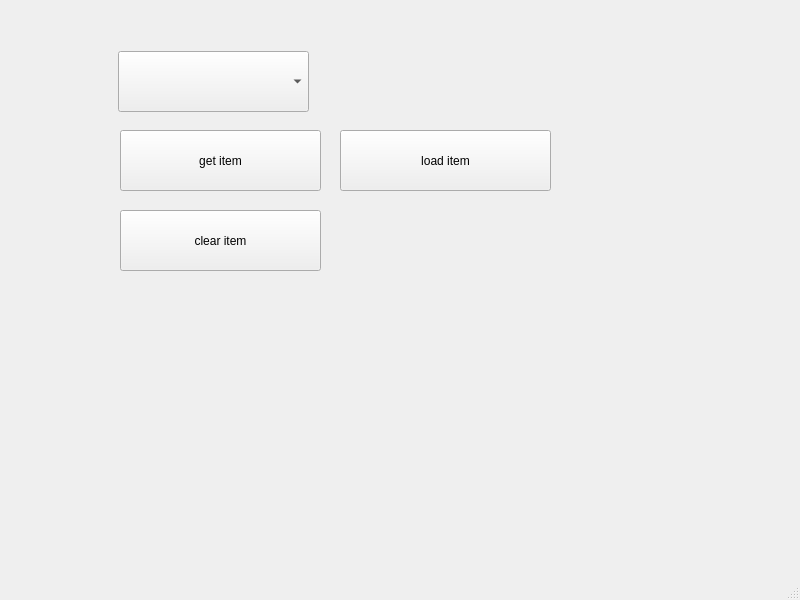
<?xml version="1.0" encoding="UTF-8"?>
<ui version="4.0">
 <class>MainWindow</class>
 <widget class="QMainWindow" name="MainWindow">
  <property name="geometry">
   <rect>
    <x>0</x>
    <y>0</y>
    <width>800</width>
    <height>600</height>
   </rect>
  </property>
  <property name="windowTitle">
   <string>MainWindow</string>
  </property>
  <widget class="QWidget" name="centralwidget">
   <widget class="QComboBox" name="cb_sehirler">
    <property name="geometry">
     <rect>
      <x>118</x>
      <y>51</y>
      <width>191</width>
      <height>61</height>
     </rect>
    </property>
   </widget>
   <widget class="QLabel" name="lbl_result">
    <property name="geometry">
     <rect>
      <x>330</x>
      <y>60</y>
      <width>121</width>
      <height>51</height>
     </rect>
    </property>
    <property name="text">
     <string/>
    </property>
   </widget>
   <widget class="QPushButton" name="btn_get_item">
    <property name="geometry">
     <rect>
      <x>120</x>
      <y>130</y>
      <width>201</width>
      <height>61</height>
     </rect>
    </property>
    <property name="text">
     <string>get item</string>
    </property>
   </widget>
   <widget class="QPushButton" name="btn_load_item">
    <property name="geometry">
     <rect>
      <x>340</x>
      <y>130</y>
      <width>211</width>
      <height>61</height>
     </rect>
    </property>
    <property name="text">
     <string>load item</string>
    </property>
   </widget>
   <widget class="QPushButton" name="btn_clear_item">
    <property name="geometry">
     <rect>
      <x>120</x>
      <y>210</y>
      <width>201</width>
      <height>61</height>
     </rect>
    </property>
    <property name="text">
     <string>clear item</string>
    </property>
   </widget>
  </widget>
  <widget class="QMenuBar" name="menubar">
   <property name="geometry">
    <rect>
     <x>0</x>
     <y>0</y>
     <width>800</width>
     <height>21</height>
    </rect>
   </property>
  </widget>
  <widget class="QStatusBar" name="statusbar"/>
 </widget>
 <resources/>
 <connections/>
</ui>
